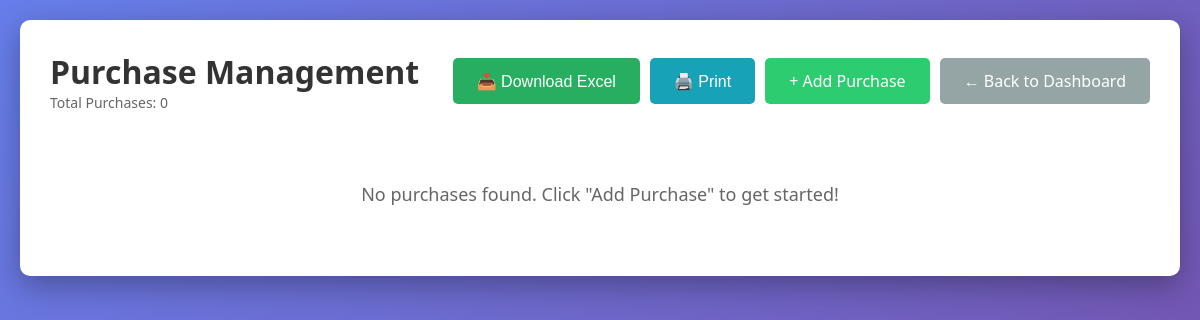
The page /purchases/ on the database as committed earlier.
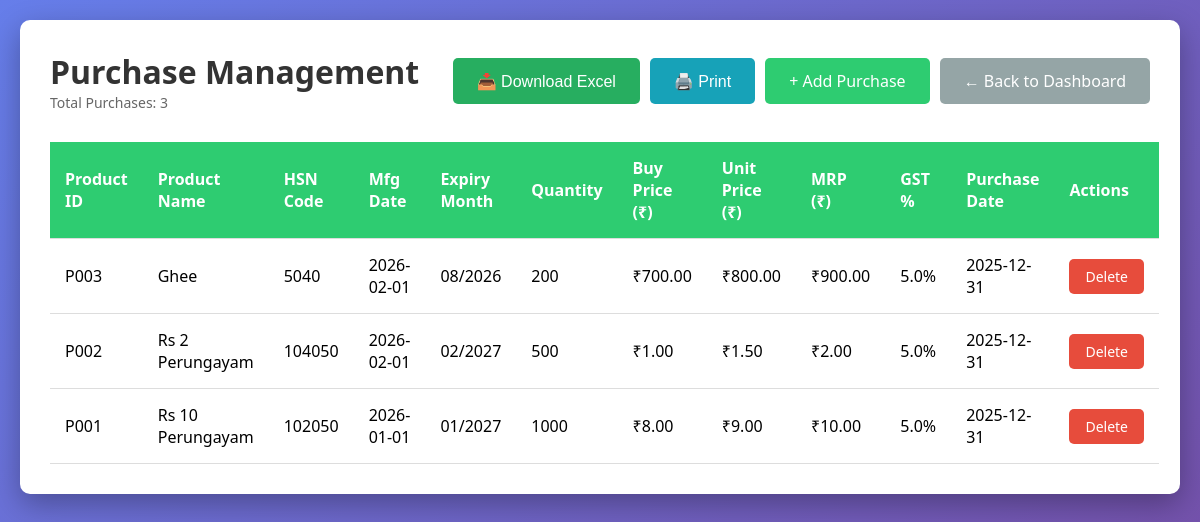
The same page on the database as committed later.
### tables this page shows
CREATE TABLE purchases (
            id INTEGER PRIMARY KEY AUTOINCREMENT,
            product_id TEXT NOT NULL,
            product_name TEXT NOT NULL,
            hsn_code TEXT,
            manufacture_date DATE,
            expiry_month TEXT NOT NULL,
            quantity INTEGER NOT NULL DEFAULT 0,
            buy_price REAL NOT NULL DEFAULT 0.0,
            unit_price REAL NOT NULL DEFAULT 0.0,
            mrp REAL NOT NULL DEFAULT 0.0,
            gst_percentage REAL NOT NULL DEFAULT 0.0,
            purchase_date DATE NOT NULL,
            created_at TIMESTAMP DEFAULT CURRENT_TIMESTAMP,
            FOREIGN KEY (product_id) REFERENCES inventory (product_id)
        );

### routes/purchases.py (the view)
@purchases_bp.route('/')
def index():
    conn = get_db_connection()
    purchases = conn.execute('''
        SELECT * FROM purchases
        ORDER BY purchase_date DESC, created_at DESC
    ''').fetchall()
    conn.close()
    return render_template('purchases/index.html', purchases=purchases)

### database.py (called while the page is built)
def get_db_connection():
    conn = sqlite3.connect(DATABASE)
    conn.row_factory = sqlite3.Row
    return conn

### templates/purchases/index.html (shortened to what this page needs)
<!DOCTYPE html>
<html lang="en">
<head>
</head>
<body>
    <div class="container">
        <div class="header">
            <div>
                <h1>Purchase Management</h1>
                <p class="purchase-count">Total Purchases: {{ purchases|length }}</p>
            </div>
            <div class="button-group">
                <button onclick="downloadExcel()" class="btn btn-success no-print">📥 Download Excel</button>
                <button onclick="window.print()" class="btn btn-info no-print">🖨️ Print</button>
                <a href="{{ url_for('purchases.add') }}" class="btn btn-primary no-print">+ Add Purchase</a>
                <a href="{{ url_for('dashboard') }}" class="btn btn-secondary no-print">← Back to Dashboard</a>
            </div>
        </div>
        {% if purchases %}
            <table>
                <thead>
                    <tr>
                        <th>Product ID</th>
                        <th>Product Name</th>
                        <th>HSN Code</th>
                        <th>Mfg Date</th>
                        <th>Expiry Month</th>
                        <th>Quantity</th>
                        <th>Buy Price (₹)</th>
                        <th>Unit Price (₹)</th>
                        <th>MRP (₹)</th>
                        <th>GST %</th>
                        <th>Purchase Date</th>
                        <th class="no-print">Actions</th>
                    </tr>
                </thead>
                <tbody>
                    {% for purchase in purchases %}
                    <tr>
                        <td>{{ purchase['product_id'] }}</td>
                        <td>{{ purchase['product_name'] }}</td>
                        <td>{{ purchase['hsn_code'] or 'N/A' }}</td>
                        <td>{{ purchase['manufacture_date'] or 'N/A' }}</td>
                        <td>
                            {% if purchase['expiry_month'] %}
                                {% set parts = purchase['expiry_month'].split('-') %}
                                {% if parts|length == 2 %}
                                    {{ parts[1] }}/{{ parts[0] }}
                                {% else %}
                                    {{ purchase['expiry_month'] }}
                                {% endif %}
                            {% else %}
                                N/A
                            {% endif %}
                        </td>
                        <td>{{ purchase['quantity'] }}</td>
                        <td>₹{{ "%.2f"|format(purchase['buy_price']) }}</td>
                        <td>₹{{ "%.2f"|format(purchase['unit_price']) }}</td>
                        <td>₹{{ "%.2f"|format(purchase['mrp']) }}</td>
                        <td>{{ purchase['gst_percentage'] }}%</td>
                        <td>{{ purchase['purchase_date'] }}</td>
                        <td class="no-print">
                            <a href="{{ url_for('purchases.delete', id=purchase['id']) }}"
                               class="btn btn-danger"
                               onclick="return confirm('Are you sure you want to delete this purchase record?')">Delete</a>
                        </td>
                    </tr>
                    {% endfor %}
                </tbody>
            </table>
        {% else %}
            <div class="no-data">
                <p>No purchases found. Click "Add Purchase" to get started!</p>
            </div>
        {% endif %}
    </div>
</body>
</html>

### templates/purchases/index.html (style rules this page uses)
* { margin: 0; padding: 0; box-sizing: border-box; }
body { font-family: 'Segoe UI', Tahoma, Geneva, Verdana, sans-serif; background: linear-gradient(135deg, #667eea 0%, #764ba2 100%); min-height: 100vh; padding: 20px; }
.container { max-width: 1400px; margin: 0 auto; background: white; border-radius: 10px; box-shadow: 0 10px 30px rgba(0,0,0,0.3); padding: 30px; }
.header { display: flex; justify-content: space-between; align-items: center; margin-bottom: 30px; flex-wrap: wrap; gap: 15px; }
h1 { color: #333; }
.btn { padding: 12px 24px; border: none; border-radius: 5px; cursor: pointer; text-decoration: none; font-size: 16px; transition: all 0.3s; display: inline-block; }
.btn-primary { background: #2ecc71; color: white; }
.btn-secondary { background: #95a5a6; color: white; }
.btn-danger { background: #e74c3c; color: white; padding: 8px 16px; font-size: 14px; }
.btn-success { background: #27ae60; color: white; }
.btn-info { background: #17a2b8; color: white; }
table { width: 100%; border-collapse: collapse; margin-top: 20px; }
th, td { padding: 15px; text-align: left; border-bottom: 1px solid #ddd; }
th { background: #2ecc71; color: white; font-weight: 600; }
.purchase-count { color: #666; font-size: 14px; }
.button-group { display: flex; gap: 10px; }

Rows that differ between the two databases and show on the page:
added purchases: product_id "P003", product_name "Ghee", hsn_code "5040", manufacture_date "2026-02-01", parts "08", parts "2026", quantity "200", buy_price "700.00", unit_price "800.00", mrp "900.00", gst_percentage "5.0", purchase_date "2025-12-31"
added purchases: product_id "P002", product_name "Rs 2 Perungayam", hsn_code "104050", manufacture_date "2026-02-01", parts "02", parts "2027", quantity "500", buy_price "1.00", unit_price "1.50", mrp "2.00", gst_percentage "5.0", purchase_date "2025-12-31"
added purchases: product_id "P001", product_name "Rs 10 Perungayam", hsn_code "102050", manufacture_date "2026-01-01", parts "01", parts "2027", quantity "1000", buy_price "8.00", unit_price "9.00", mrp "10.00", gst_percentage "5.0", purchase_date "2025-12-31"
Other text that changed with them:
{{ purchases|length }}: "0" → "3"
text no longer shown: "No purchases found. Click \"Add Purchase\" to get started!"
text now shown: "Product ID Product Name HSN Code Mfg Date Expiry Month Quantity Buy Price (₹) Unit Price (₹) MRP (₹) GST % Purchase Date Actions"
